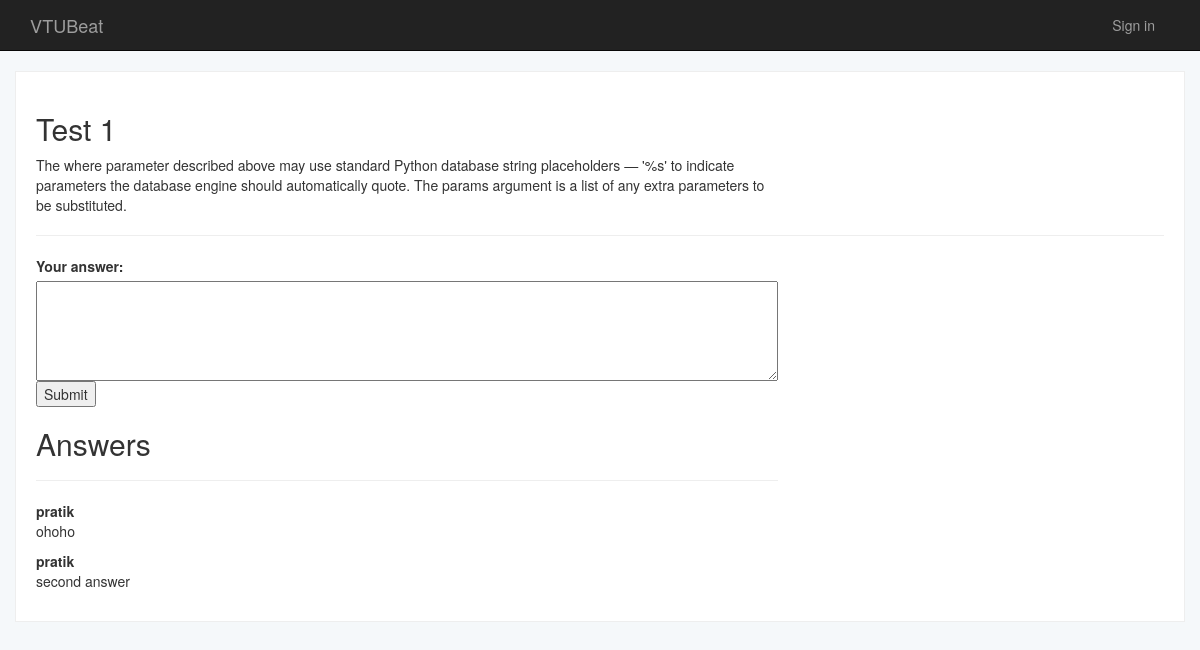
The page /query/test-1/ on the database its author committed.
### post/models.py (models this page shows, shortened)
class Query(models.Model):
    title = models.CharField(max_length=255)
    query_details = models.TextField()
    date = models.DateTimeField(default = datetime.now)
    query_by = models.ForeignKey(User)
    query_cat = models.ManyToManyField(Category, related_name = "category")
    query_slug = models.SlugField()
    class Meta:
        verbose_name_plural = 'Queries'

class Answer(models.Model):
    answer_text = models.TextField()
    answer_date = models.DateTimeField(default = datetime.now)
    answer_to_query =  models.ForeignKey(Query)
    answer_by = models.ForeignKey(User)
    class Meta:
        verbose_name_plural = 'Answers'
    def __unicode__(self):
		return self.answer_text

### post/views.py (the view)
# urls.py: url(r'^query/(?P<slug>[\w\-]+)/?$',post_views.fetch_query),
def fetch_query(request,slug):
    query = Query.objects.get(query_slug=slug)
    if request.method == 'POST':
        form = AnswerForm(request.POST)
        if form.is_valid():
            new_answer = Answer.objects.create(
                        answer_text = request.POST['answer'],
                        answer_to_query = query,
                        answer_by = request.user
            )
            new_answer.save()
            return HttpResponseRedirect(request.META.get('HTTP_REFERER'))
    else:
        form = AnswerForm()
    answers = Answer.objects.filter(answer_to_query = query)
    return render(request,"query.html",{"query":query,"form":form,"answers":answers},)

### post/forms.py
class AnswerForm(forms.Form):
    answer = forms.CharField(label="Your answer",widget=forms.Textarea)

### templates/query.html (shortened to what this page needs)
{% extends "base.html" %}
{% block content %}
  <div class="container query-container">
    <div class="row">
      <div class="col-md-8">
        <h2>{{ query.title }}</h2>
        {{ query.query_details }}
      </div>
    </div>
    <hr/>
    <div class="row answer-form">
      <div class="col-md-8">
        <form action="{{ query.query_slug }}" method="POST">
            {{ form }}
            <input type="submit" value="Submit" />
        </form>
      </div>
    </div>
    <div class="row">
      <div class="col-md-8">
        <h2>Answers</h2>
        <hr/>
        {% for answer in answers %}
          <b>{{ answer.answer_by }}</b>
          <p>{{ answer }}</p>
        {% endfor %}
      </div>
    </div>
  </div>
{% endblock %}

### static/css/custom.css (style rules this page uses)
body { background-color:#f5f8fa!important; }
.query-container { background:#fff; padding:20px; border-radius:0px; border:1px solid #eee; }
.answer-form input { display:block; }
.answer-form textarea { height:100px; display:block; width:100%; }

### rows shown on the page
Query: title "Test 1", query_details "The where parameter described above may use standard Python database string placeholders — '%s' to indicate parameters the database engine should automatically quote. The params argument is a list of any extra parameters to be substituted."
Answer: answer_by "pratik", answer_text "ohoho"
Answer: answer_by "pratik", answer_text "second answer"
